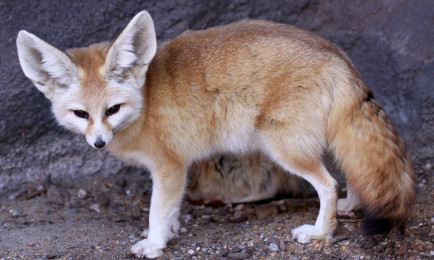
#> input picture fennec.jpg, 434 x 260 px
$ python seq2_specific.py
#> lines starting #> are read from the running program, lines starting #| are printed output that depends on the picture; after the words box and inside, x2 and y2 are one past the last pixel; in counts of white or black regions, pixels touching at a corner belong together; long printed decimals are rounded
import numpy as np
import skimage
from skimage import morphology
import matplotlib.pyplot as plt
import os
from scipy.interpolate import griddata
from skimage.transform import AffineTransform


def get_png_files(folder_path):
    '''
    returns a list containing the path of each image in a given folder
    '''
    return [
        os.path.join(folder_path, f)
        for f in sorted(os.listdir(folder_path))
        if f.endswith(".png")
    ]


def detect_inside_paper(img):
    '''
    given an image, it detects a white paper and everything inside
    return an image where only the paper is visible, evrything else black
    '''
    img_hsv = skimage.color.rgb2hsv(img[:, :, :3])

    #error rate allowed per variable
    # could be fine tuned further
    H_TOL = 0.05
    S_TOL = 0.15
    V_TOL = 0.15

    #manually selected hsv values of 4 different random points of the paper
    hsv_values = [
        (0.3167, 0.0429, 0.9137),
        (0.3519, 0.0388, 0.9098),
        (0.4048, 0.0314, 0.8745),
        (0.5909, 0.0474, 0.9098),
        [2.22222222e-01, 1.68539326e-02, 1.92987987e-17]
    ]

    # Build a mask for each HSV point and combine them with OR
    combined_mask = np.zeros(img_hsv.shape[:2], dtype=bool)
    for (h, s, v) in hsv_values:
        s_mask = (img_hsv[:, :, 1] >= s - S_TOL) & (img_hsv[:, :, 1] <= s + S_TOL)
        v_mask = (img_hsv[:, :, 2] >= v - V_TOL) & (img_hsv[:, :, 2] <= v + V_TOL)

        h_low, h_high = h - H_TOL, h + H_TOL
        if h_low < 0:
            h_mask = (img_hsv[:, :, 0] >= h_low + 1) | (img_hsv[:, :, 0] <= h_high)
        elif h_high > 1:
            h_mask = (img_hsv[:, :, 0] >= h_low) | (img_hsv[:, :, 0] <= h_high - 1)
        else:
            h_mask = (img_hsv[:, :, 0] >= h_low) & (img_hsv[:, :, 0] <= h_high)

        combined_mask |= h_mask & s_mask & v_mask

    # Morphological closing to fill holes inside the paper
    # disk size controls how aggressively gaps are filled, increase if needed
    selem = morphology.disk(15)
    #white_paper_mask = skimage.morphology.closing(combined_mask, selem)
    white_paper_mask = skimage.morphology.dilation(combined_mask, selem)

    #white_paper_mask = combined_mask

    # Fill any remaining holes completely
    #white_paper_mask = morphology.remove_small_holes(white_paper_mask, max_size=50000)

    # Remove small noisy blobs outside the paper
    #white_paper_mask = morphology.remove_small_objects(white_paper_mask, max_size=5000)

    white_paper_masked = img.copy()
    white_paper_masked[~white_paper_mask] = 0

    '''
    plt.figure()
    plt.imshow(white_paper_masked)
    plt.title("Detected paper area")
    plt.show()
    '''
    return white_paper_masked


def detect_red(img):
    '''
    given an image and the first letter of one of these colors:
    yellow, red, green, blue

    It detects the color in the image and return a mask containing only the specified color
    '''

    #retrieve image
    img = img.copy()
    img_hsv = skimage.color.rgb2hsv(img)

    # get the hsv values of the color we wish to detect
    hsv_values = {
        'r': (0.9931, 0.6621, 0.5686)
    }

    (h, s, v) = hsv_values.get('r', "error")

    # Tolerance for each channel
    H_TOL = 0.04
    S_TOL = 0.2
    V_TOL = 0.2

    # Build per-channel masks
    s_mask = (img_hsv[:, :, 1] >= s - S_TOL) & (img_hsv[:, :, 1] <= s + S_TOL)
    v_mask = (img_hsv[:, :, 2] >= v - V_TOL) & (img_hsv[:, :, 2] <= v + V_TOL)

    h_low, h_high = h - H_TOL, h + H_TOL
    if h_low < 0:
        h_mask = (img_hsv[:, :, 0] >= h_low + 1) | (img_hsv[:, :, 0] <= h_high)
    elif h_high > 1:
        h_mask = (img_hsv[:, :, 0] >= h_low) | (img_hsv[:, :, 0] <= h_high - 1)
    else:
        h_mask = (img_hsv[:, :, 0] >= h_low) & (img_hsv[:, :, 0] <= h_high)

    combined_mask = h_mask & s_mask & v_mask

    selem = morphology.disk(5)
    combined_mask = skimage.morphology.closing(combined_mask, selem)

    # Apply mask: keep original pixels where mask is True, else black
    img[~combined_mask] = 0

    '''
    plt.figure()
    plt.imshow(img)
    plt.title(f"Mask for color red")
    plt.show()
    '''
    return img


'''
def assign_coordinates_to_corners(coords_circles_centers, dict_coords_prev_image):

    takes as input:
      -the result of coord_circle_center(): array of 4 (x,y) coordinates
      -and the dict of the previous image with the corner as key and the coordinate as value

    idea:
        if dict_coords_prev_image is empty ( the values of each corner are (None, None) ),
        we can determin the order of the corners in the first image by looking at the relative position of the 4 detected coordinates,
        for example the one with the smallest x and y will be the top left corner, the one with the smallest x and biggest y will be the bottom left corner, etc...

        if dict_coords_prev_image is not empty, we can use the previous coordinates to assign the corners in the current image by looking at the distance between the detected coordinates and the previous coordinates,
        for example the coordinate that is closest to the previous top left corner will be assigned to the top left corner in the current image, etc...

        result:
        a dictionary with the corner as key and the coordinate as value, for example:
        res = {
            'TL': (tl_x, tl_y) ,
            'TR': (tr_x, tr_y) ,
            'BR': (br_x, br_y) ,
            'BL': (bl_x, bl_y)
        }


    res = {}

    return res

'''

def coord_circle_center(masked_image, min_area=100):
    '''
    given a mask containing only the wanted color/area,
    return the centers of the 4 largest regions
    '''
    non_black_mask = np.any(masked_image != 0, axis=2)

    labeled = skimage.measure.label(non_black_mask)
    if labeled.max() == 0:
        return []

    region_sizes = np.bincount(labeled.flat)[1:]  # skip background (0)

    # Get up to 4 largest regions above min_area threshold
    valid_labels = np.where(region_sizes >= min_area)[0] + 1
    if len(valid_labels) == 0:
        return []

    # Sort by size descending, take top 4
    valid_labels = sorted(valid_labels, key=lambda l: region_sizes[l-1], reverse=True)[:4]

    results = []
    for label in valid_labels:
        region = (labeled == label)
        rows, cols = np.where(region)
        center = (np.mean(cols), np.mean(rows))
        results.append(center)

    return results


def assign_coordinates_to_corners(coords_circles_centers, dict_coords_prev_image):
    '''
    takes as input:
      - the result of coord_circle_center(): array of 4 (x,y) coordinates
      - and the dict of the previous image with the corner as key and the coordinate as value
    '''

    res = {}

    if len(coords_circles_centers) == 0:
        return {'TL': (None, None), 'TR': (None, None), 'BR': (None, None), 'BL': (None, None)}

    coords = np.array(coords_circles_centers)  # shape (N, 2), each row is (x, y)

    all_none = all(v == (None, None) for v in dict_coords_prev_image.values())

    if all_none:
        # --- First frame: assign by relative position ---
        # TL = smallest x+y, TR = smallest y but largest x, etc.
        scores = {
            'TL': coords[:, 0] + coords[:, 1],          # min x+y
            'TR': -coords[:, 0] + coords[:, 1],         # min -x+y  (large x, small y)
            'BR': -(coords[:, 0] + coords[:, 1]),        # max x+y
            'BL': coords[:, 0] - coords[:, 1],           # min x-y  (small x, large y)
        }

        assigned = set()
        for corner, score in scores.items():
            # Pick the best unassigned index
            sorted_indices = np.argsort(score)
            for idx in sorted_indices:
                if idx not in assigned:
                    res[corner] = (coords[idx, 0], coords[idx, 1])
                    assigned.add(idx)
                    break

    else:
        # --- Subsequent frames: assign by proximity to previous coordinates ---
        assigned_coords = set()
        for corner, prev_coord in dict_coords_prev_image.items():
            if prev_coord == (None, None):
                res[corner] = (None, None)
                continue

            prev = np.array(prev_coord)
            distances = np.linalg.norm(coords - prev, axis=1)

            # Pick closest unassigned coordinate
            sorted_indices = np.argsort(distances)
            for idx in sorted_indices:
                if idx not in assigned_coords:
                    res[corner] = (coords[idx, 0], coords[idx, 1])
                    assigned_coords.add(idx)
                    break

    return res


def transform(I, H, hw=(-1, -1), interp='linear'):
    h, w = hw
    if (w <= 0 or h <= 0):
        h, w = I.shape[:2]

    # Initialize output image with the correct number of channels
    if I.ndim == 3:
        O = np.zeros((h, w, I.shape[2]))
    else:
        O = np.zeros((h, w))

    # Prep coordinates
    xx1, yy1 = np.meshgrid(np.arange(I.shape[1]), np.arange(I.shape[0]))
    xx1, yy1 = xx1.flatten(), yy1.flatten()

    Hinv = np.linalg.inv(H)
    xx2, yy2 = np.meshgrid(np.arange(w), np.arange(h))
    xx2, yy2 = xx2.flatten(), yy2.flatten()

    xxyy2 = np.stack((xx2, yy2, np.ones(xx2.size)), axis=0)
    xxyy = Hinv @ xxyy2
    xxyy = np.stack((xxyy[0]/xxyy[2], xxyy[1]/xxyy[2]), axis=0)

    # Apply interpolation channel by channel if RGB
    if I.ndim == 3:
        for i in range(I.shape[2]):
            channel = I[:, :, i].flatten()
            O[:, :, i] = griddata((xx1, yy1), channel, xxyy.T, method=interp, fill_value=0).reshape(h, w)
    else:
        O = griddata((xx1, yy1), I.flatten(), xxyy.T, method=interp, fill_value=0).reshape(h, w)

    return O


# [44 lines left out: function predict_missing_coordinate, not called in this run]


def apply_homography_single_image(fennec, img_path, dict_coords_prev_image = {}):

    img_base = skimage.io.imread(img_path)
    #img_base = undistort(img_base)

    #detect whiter paper
    white_paper_mask = detect_inside_paper(img_base)

    #detect red circles and the coordinates of the centers
    red_mask = detect_red(white_paper_mask)
    coords_circles_centers = coord_circle_center(red_mask) #array of 4 (x,y) coordinates
    dict_coord_curr_image = assign_coordinates_to_corners(coords_circles_centers, dict_coords_prev_image)
    print(dict_coord_curr_image)

    '''
    # if we fail a detect a color, we deduce it from the other 3 and the previous coordinates
    for color, coords in dict_coord_curr_image.items():
        if coords == (None, None):
            dict_coord_curr_image = predict_missing_coordinate(dict_coord_curr_image, dict_coords_prev_image)
            break
    '''
    # coins
    coinsI = np.array([[0, 0], [WIDHT_FENNEC, 0], [WIDHT_FENNEC, HEIGHT_FENNEC], [0, HEIGHT_FENNEC]])
    # order:            TL              TR                      BR                        BL

    coinsO = np.array(list(dict_coord_curr_image.values()))
    # order:  TL, TR, BR, BL

    tform = skimage.transform.estimate_transform('projective', coinsI, coinsO)
    H = tform.params

    fennec_homographie = transform(fennec, H, hw = img_base.shape[:2], interp='linear')

    result = img_base.copy()
    mask = (fennec_homographie[:, :, 0] != 0)
    result[mask] = fennec_homographie[mask]

    #save the result of the homography for each image
    '''
    plt.figure()
    plt.imshow(result)
    plt.show()
    '''
    result_path = os.path.join("results", img_path.replace(".png", "_result.png"))
    skimage.io.imsave(result_path, result)

    return dict_coord_curr_image


if __name__ == "__main__":

    dict_coords_prev_image =  {
        'TL': (None, None),
        'TR': (None, None),
        'BR': (None, None),
        'BL': (None, None)
    }


    #import images and define constants
    img_paths = get_png_files("./seq2")

    fennec = skimage.io.imread("fennec.jpg")
#> fennec is the input picture: shape (260, 434, 3); mean R, G, B 117.9, 103.4, 107.6
    HEIGHT_FENNEC, WIDHT_FENNEC = fennec.shape[:2]
    coinsI = np.array([[0, 0], [WIDHT_FENNEC, 0], [WIDHT_FENNEC, HEIGHT_FENNEC], [0, HEIGHT_FENNEC]])

    for img_path in img_paths:
        # apply only starting from 126th image
        '''
        first_image_number = 140
        image_number = int(os.path.basename(img_path).split(".")[0])
        if image_number < first_image_number:
            continue
        '''
        print(f"Processing {img_path}...")

        dict_coord_curr_image = apply_homography_single_image(fennec, img_path, dict_coords_prev_image)
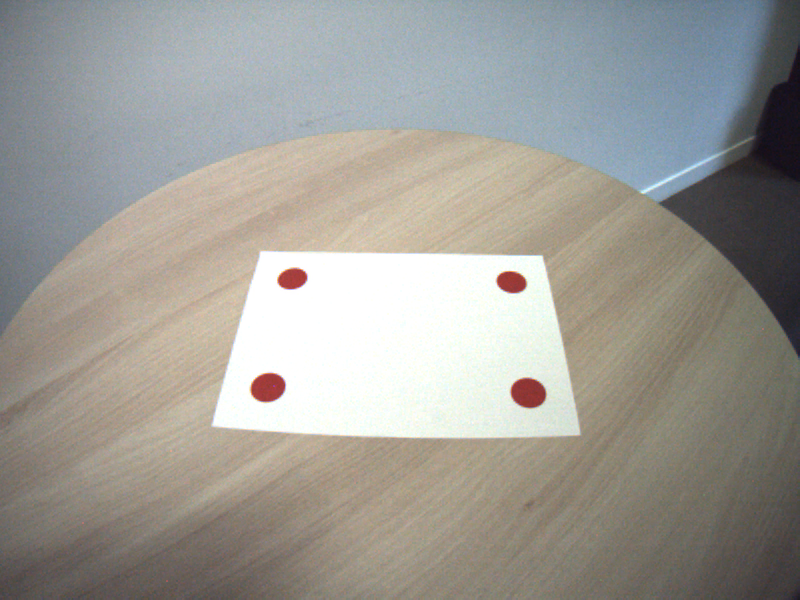
#> input picture seq2/006.png, 800 x 600 px
#> in apply_homography_single_image, img_base is the input picture: shape (600, 800, 3); mean R, G, B 158.2, 156, 149.9
#> the loop in detect_inside_paper, `for (h, s, v) in hsv_values:` made 5 passes
#> pass 1, in detect_inside_paper, `s_mask = (img_hsv[:, :, 1] >= s - S_TOL) & (img_hsv[:, :, 1] <= s + S_..`:
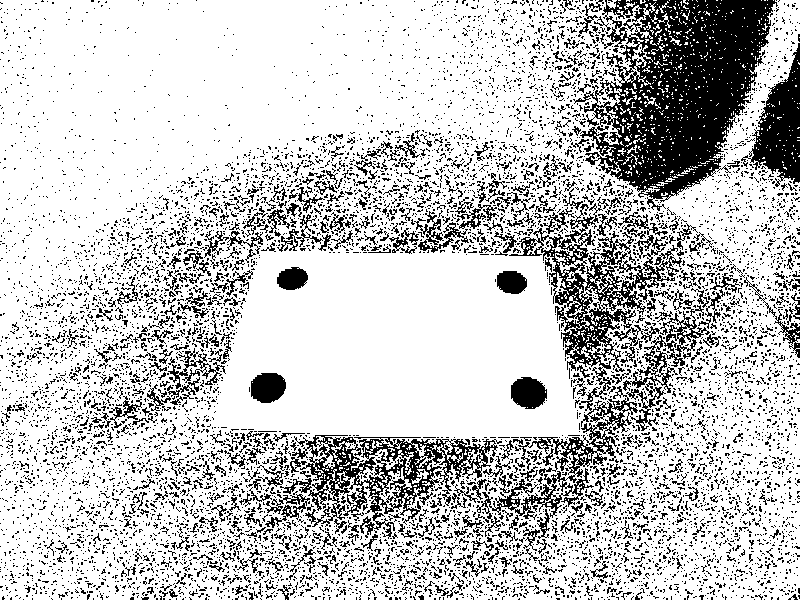
#> s_mask: shape (600, 800) bool; 77.7% white; 8879 black regions (8335 under 20 px), largest, box (x1, y1, x2, y2) and area: (573, 0, 778, 211) 22201, (476, 197, 682, 537) 10638, (280, 435, 502, 539) 6991
#> after the loop in detect_inside_paper, `for (h, s, v) in hsv_values:`:
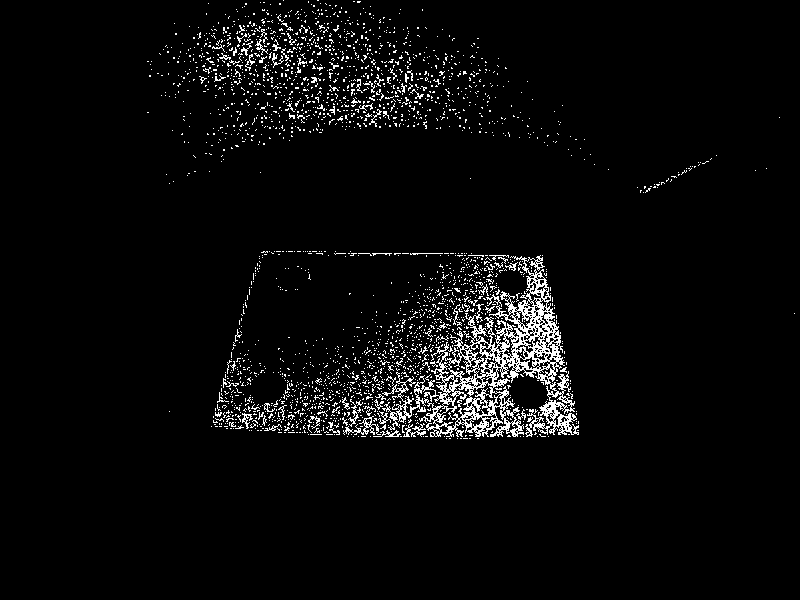
#> combined_mask: shape (600, 800) bool; 4% white in thin lines or dots, all inside (x1, y1, x2, y2) = (147, 0, 795, 439)
#> in detect_red, `h_mask = (img_hsv[:, :, 0] >= h_low) | (img_hsv[:, :, 0] <= h_high - 1)`:
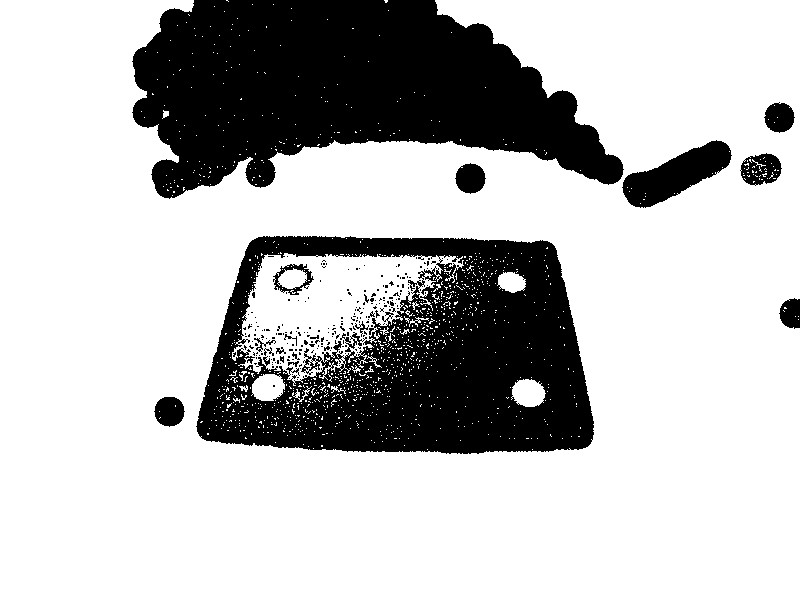
#> h_mask: shape (600, 800) bool; 73.9% white; 237 black regions (218 under 20 px), largest, box (x1, y1, x2, y2) and area: (132, 0, 624, 199) 61827, (196, 236, 594, 454) 54745, (622, 140, 732, 208) 3596
#> in detect_red, `combined_mask = h_mask & s_mask & v_mask`:
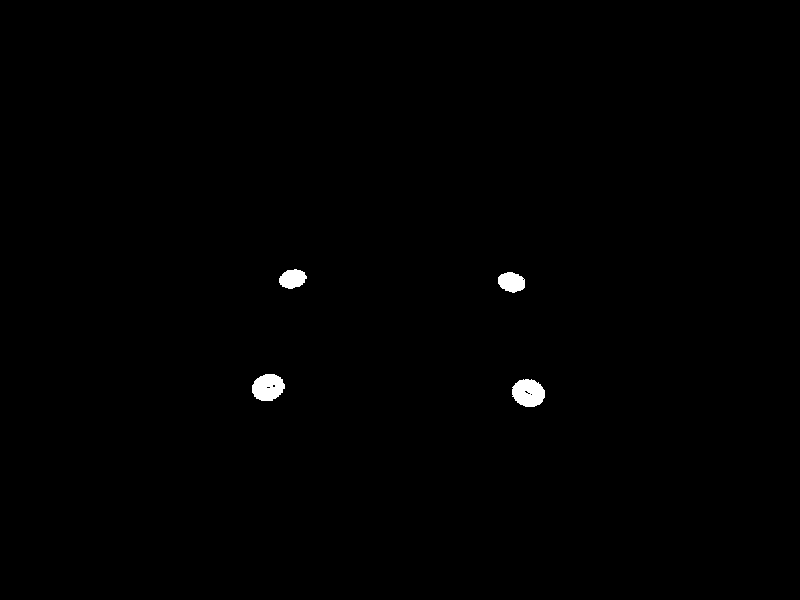
#> combined_mask: shape (600, 800) bool; 0.47% white; 4 white regions, box (x1, y1, x2, y2) and area: (512, 379, 545, 407) 717, (252, 374, 285, 401) 685, (498, 272, 525, 293) 429, (279, 269, 307, 289) 408
#> in coord_circle_center, `region_sizes = np.bincount(labeled.flat)[1:]`: region_sizes = [413, 434, 696, 721]
#> in coord_circle_center, `valid_labels = np.where(region_sizes >= min_area)[0] + 1`: valid_labels = [1, 2, 3, 4]
#> in coord_circle_center, `valid_labels = sorted(valid_labels, key=lambda l: region_sizes[l-1], r..`: valid_labels = [4, 3, 2, 1]
#> the loop in coord_circle_center, `for label in valid_labels:` made 4 passes
#> (label, center) on passes 1, 2, 4: (4, (528, 392.6)), (3, (267.7, 387.1)), (1, (292.2, 278.5))
#> after the loop in coord_circle_center, `for label in valid_labels:`:
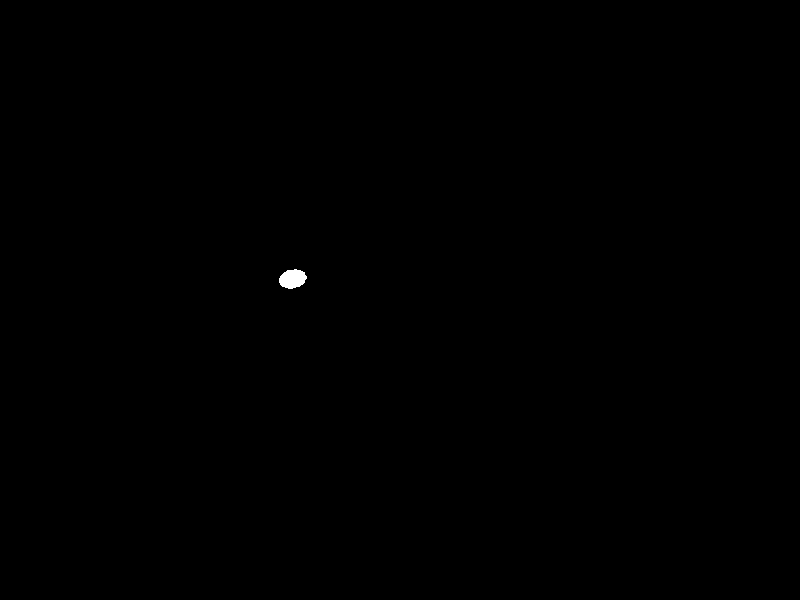
#> region: shape (600, 800) bool; 0.09% white; 1 white region, box (x1, y1, x2, y2) and area: (279, 269, 307, 289) 413
#> after the loop in coord_circle_center, `for label in valid_labels:`: results = [(528, 392.6), (267.7, 387.1), (511.2, 281.8), (292.2, 278.5)]
#> in apply_homography_single_image, `coords_circles_centers = coord_circle_center(red_mask)`: coords_circles_centers has the same summary as results in coord_circle_center
#> in assign_coordinates_to_corners, `coords = np.array(coords_circles_centers)`: coords = [[528, 392.6], [267.7, 387.1], [511.2, 281.8], [292.2, 278.5]]
#> in assign_coordinates_to_corners, `scores = { 'TL': coords[:, 0] + coords[:, 1],          # min x+y 'TR':..`: scores = {'TL': [920.6, 654.8, 792.9, 570.7], 'TR': [-135.4, 119.4, -229.4, -13.71], 'BR': [-920.6, -654.8, -792.9, -570.7], 'BL': [135.4, -119.4, 229.4, 13.71]}
#> the loop in assign_coordinates_to_corners, `for corner, score in scores.items():` made 4 passes
#> (corner, score, sorted_indices) on passes 1 to 4: ('TL', [920.6, 654.8, 792.9, 570.7], [3, 1, 2, 0]), ('TR', [-135.4, 119.4, -229.4, -13.71], [2, 0, 3, 1]), ('BR', [-920.6, -654.8, -792.9, -570.7], [0, 2, 1, 3]), ('BL', [135.4, -119.4, 229.4, 13.71], [1, 3, 0, 2])
#> after the loop in assign_coordinates_to_corners, `for corner, score in scores.items():`: assigned = 4 items; res = {'TL': (292.2, 278.5), 'TR': (511.2, 281.8), 'BR': (528, 392.6), 'BL': (267.7, 387.1)}
#> in apply_homography_single_image, `dict_coord_curr_image = assign_coordinates_to_corners(coords_circles_c..`: dict_coord_curr_image has the same summary as res in assign_coordinates_to_corners
#| {'TL': (292.223, 278.508), 'TR': (511.168, 281.763), 'BR': (528.006, 392.594), 'BL': (267.703, 387.055)}
#> in apply_homography_single_image, `coinsO = np.array(list(dict_coord_curr_image.values()))`: coinsO = [[292.2, 278.5], [511.2, 281.8], [528, 392.6], [267.7, 387.1]]
#> in apply_homography_single_image, `H = tform.params`: H = [[0.49, -0.257, 292.2], [-0.000757, 0.182, 278.5], [-2.93e-05, -0.000608, 1]]
#> in transform, `Hinv = np.linalg.inv(H)`: Hinv = [[2, 0.452, -710.6], [-0.0421, 2.84, -777.4], [3.3e-05, 0.00174, 0.507]]
#> in apply_homography_single_image, `result[mask] = fennec_homographie[mask]`:
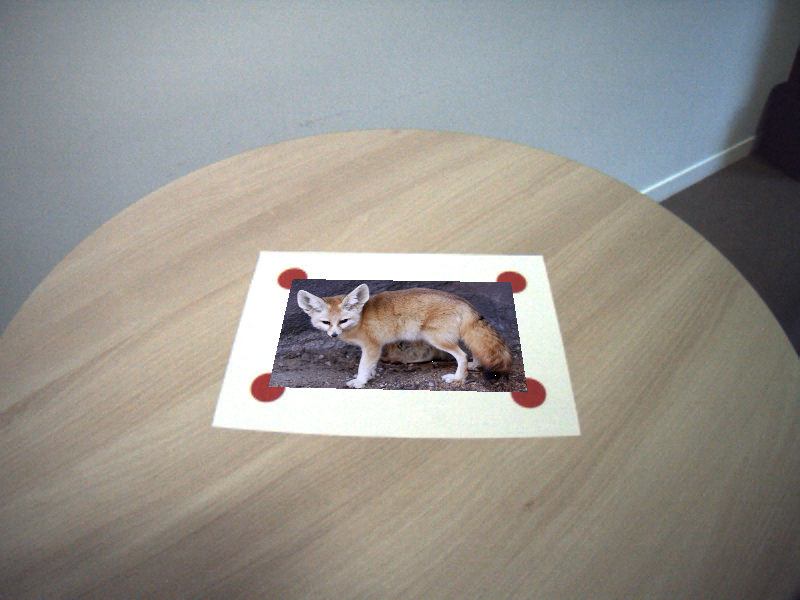
#> result: shape (600, 800, 3); 5.44% of pixels changed, all inside (x1, y1, x2, y2) = (268, 279, 528, 393)
#> dict_coord_curr_image has the same summary as res in assign_coordinates_to_corners

        dict_coords_prev_image = dict_coord_curr_image
#> dict_coords_prev_image has the same summary as res in assign_coordinates_to_corners
